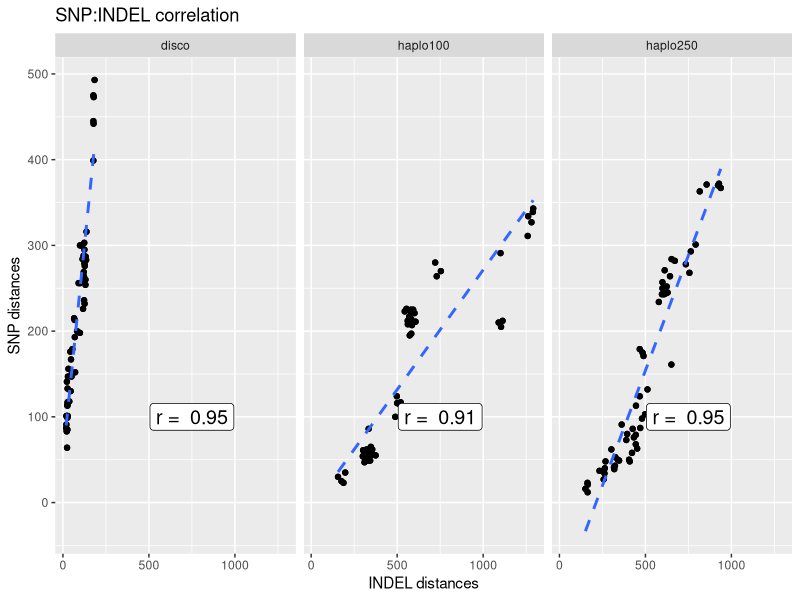
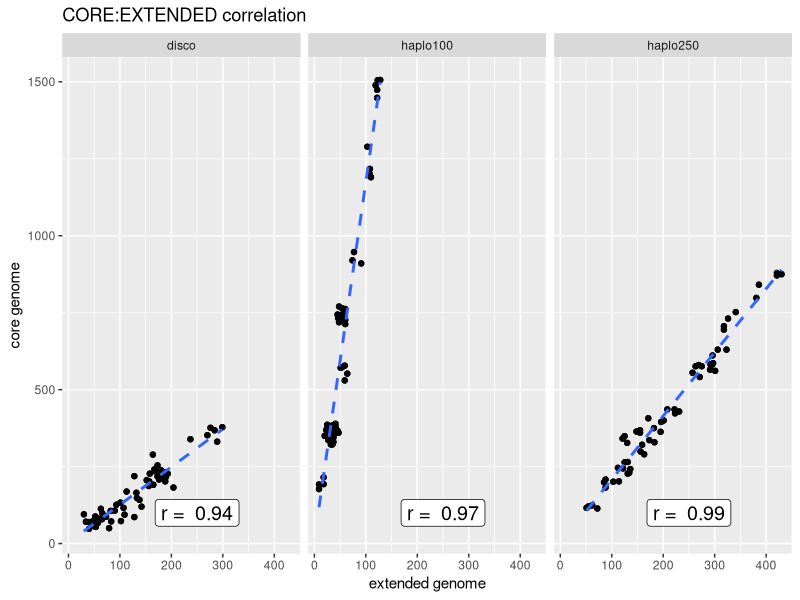
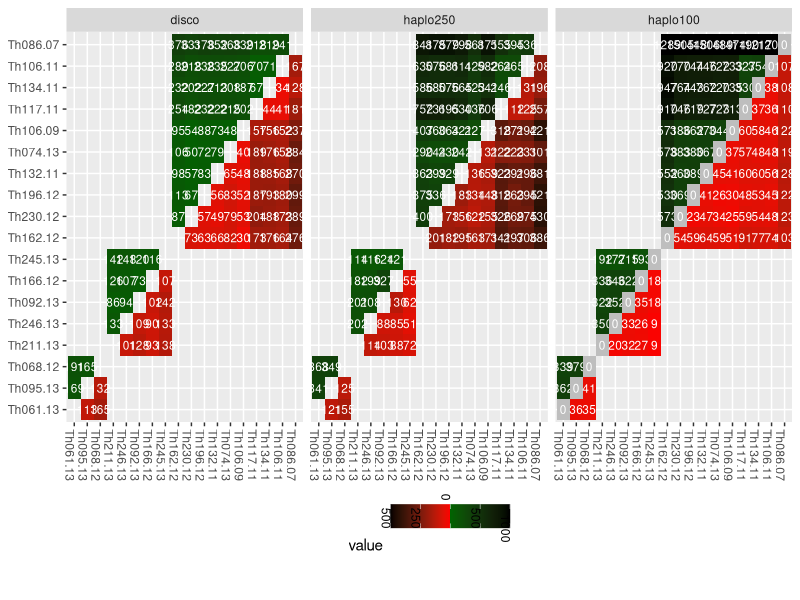
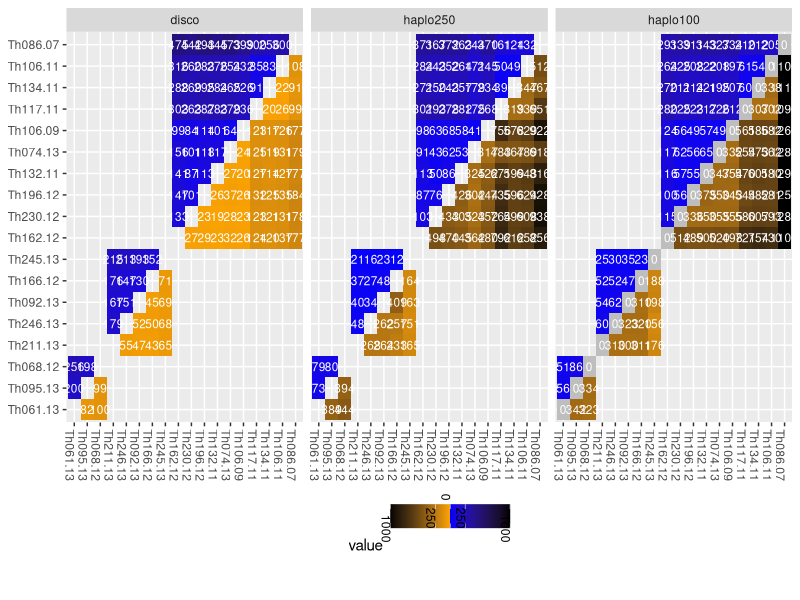
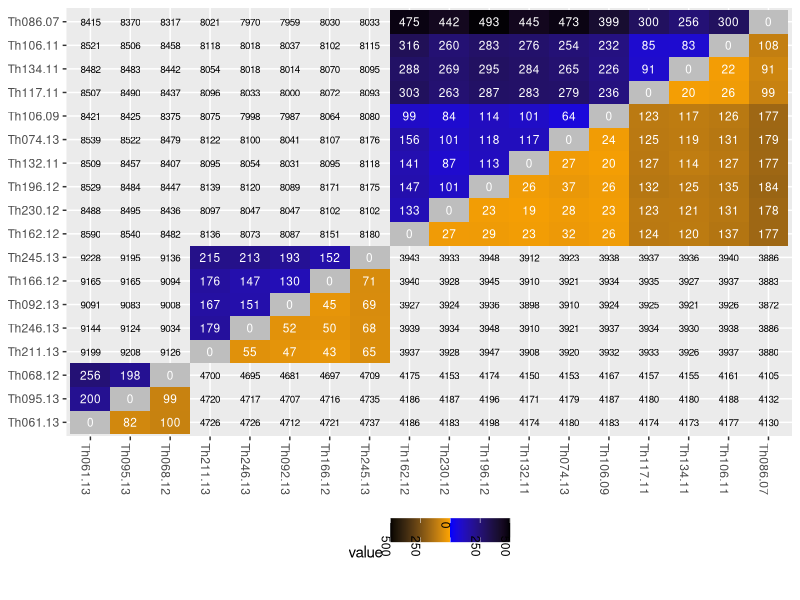

These figures' R source, in order:
## ---- chunk 1
library(ggplot2)
library(hexbin)
library(reshape2)
library(knitr)

library(gridExtra)
library(grid)
library(ggplot2)
library(lattice)
opts_chunk$set(fig.width=20, fig.height=8,dev=c('png','postscript'),warning=F)
#opts_chunk$set(fig.width=20, fig.height=8,dev=c('png'),warning=F)

## ---- chunk 2
g_legend<-function(a.gplot){
  tmp <- ggplot_gtable(ggplot_build(a.gplot))
  leg <- which(sapply(tmp$grobs, function(x) x$name) == "guide-box")
  legend <- tmp$grobs[[leg]]
  return(legend)}

reflect<-function(mat){
  mat[lower.tri(mat)] <- t(mat)[lower.tri(mat)]
  return(mat)
  }

tree_order <- c(
  "Th061.13", "Th095.13", "Th068.12",
  "Th211.13","Th246.13", "Th092.13","Th166.12", "Th245.13", 
  "Th162.12", "Th230.12","Th196.12","Th132.11", "Th074.13", "Th106.09", "Th117.11", "Th134.11", "Th106.11","Th086.07"
)
clades <- c(
  rep(1,3),
  rep(2,5),
  rep(3,10)
  )
names(clades)<-tree_order
clades


## ---- chunk 3
callboth <- read.table("thies_disco.callAll.FILT.m0.5.dist.tab.txt",sep="\t")
callboth <- reflect(callboth)
callboth$from=rownames(callboth)
callboth <- melt(callboth,variable.name = "to",value.name="both")
callMax <- read.table("thies_disco.FILT.dist.tab.txt",sep="\t")
callMax <- reflect(callMax)
callMax$from=rownames(callMax)
callMax <- melt(callMax,variable.name = "to",value.name="max")


callsnp <- read.table("thies_disco.FILT.m0.5.SNP.tab.txt",sep="\t")
callsnp$from=rownames(callsnp )
callsnp  <- melt(callsnp ,variable.name = "to",value.name="snp")

callindel <- read.table("thies_disco.FILT.m0.5.INDEL.tab.txt",sep="\t")
callindel $from=rownames(callindel )
callindel  <- melt(callindel ,variable.name = "to",value.name="indel")


callCfDisco <- merge(merge(callboth,callMax),merge(callsnp,callindel))
callCfDisco <- callCfDisco[!is.na(callCfDisco$snp),]
callCfDisco <- callCfDisco[callCfDisco$from != callCfDisco$to,]

#callCfDisco <- callCfDisco[callCfDisco$snp <= 1000,]
callCfDisco$prog <- "disco"
## ---- chunk 4

callbothGATK100 <- read.table("thies_haplo100.callAll.FILT.m0.5.dist.tab.txt",sep="\t")
callbothGATK100 <- reflect(callbothGATK100)
callbothGATK100$from=rownames(callbothGATK100)
callbothGATK100 <- melt(callbothGATK100,variable.name = "to",value.name="both")
callMaxGATK100 <- read.table("thies_haplo100.FILT.m0.5.dist.tab.txt",sep="\t")
callMaxGATK100 <- reflect(callMaxGATK100)
callMaxGATK100$from=rownames(callMaxGATK100)
callMaxGATK100 <- melt(callMaxGATK100,variable.name = "to",value.name="max")

callsnpGATK100 <- read.table("thies_haplo100.FILT.m0.5.SNP.tab.txt",sep="\t")
callsnpGATK100$from=rownames(callsnpGATK100)
callsnpGATK100 <- melt(callsnpGATK100,variable.name = "to",value.name="snp")
callindelGATK100 <- read.table("thies_haplo100.FILT.m0.5.INDEL.tab.txt",sep="\t")
callindelGATK100$from=rownames(callindelGATK100)
callindelGATK100 <- melt(callindelGATK100,variable.name = "to",value.name="indel")


callCfGATK100 <- merge(merge(callsnpGATK100,callindelGATK100),merge(callbothGATK100,callMaxGATK100))
callCfGATK100 <- callCfGATK100[!is.na(callCfGATK100$both),]
callCfGATK100 <- callCfGATK100[callCfGATK100$from != callCfGATK100$to,]
head(callCfGATK100)

#callCfGATK100 <- callCfGATK100[callCfGATK100$both > 0,]

#callCfGATK100 <- callCfGATK100[callCfGATK100$both <= 5000,]
callCfGATK100$prog <- "haplo100"

## ---- chunk 5

callbothGATK250 <- read.table("thies_haplo250.callAll.FILT.m0.5.dist.tab.txt",sep="\t")
callbothGATK250 <- reflect(callbothGATK250)
callbothGATK250$from=rownames(callbothGATK250)
callbothGATK250 <- melt(callbothGATK250,variable.name = "to",value.name="both")
callMaxGATK250 <- read.table("thies_haplo250.FILT.m0.5.dist.tab.txt",sep="\t")
callMaxGATK250 <- reflect(callMaxGATK250)
callMaxGATK250$from=rownames(callMaxGATK250)
callMaxGATK250 <- melt(callMaxGATK250,variable.name = "to",value.name="max")

callsnpGATK250 <- read.table("thies_haplo250.FILT.m0.5.SNP.tab.txt",sep="\t")
callsnpGATK250$from=rownames(callsnpGATK250)
callsnpGATK250 <- melt(callsnpGATK250,variable.name = "to",value.name="snp")
callindelGATK250 <- read.table("thies_haplo250.FILT.m0.5.INDEL.tab.txt",sep="\t")
callindelGATK250$from=rownames(callindelGATK250)
callindelGATK250 <- melt(callindelGATK250,variable.name = "to",value.name="indel")


callCfGATK250 <- merge(merge(callsnpGATK250,callindelGATK250),merge(callbothGATK250,callMaxGATK250))
callCfGATK250 <- callCfGATK250[!is.na(callCfGATK250$both),]
callCfGATK250 <- callCfGATK250[callCfGATK250$from != callCfGATK250$to,]
head(callCfGATK250)

#callCfGATK250 <- callCfGATK250[callCfGATK250$both > 0,]

#callCfGATK250 <- callCfGATK250[callCfGATK250$both <= 5000,]
callCfGATK250$prog <- "haplo250"

## ---- chunk 6

callCf <- rbind(callCfDisco,callCfGATK100,callCfGATK250)


samples <- read.table("Thies.samples.txt",col.names=c("ID","lane","dataset","sample","bam"))
samples <- unique(samples[,c("ID","sample")])
snames <- samples[,c("ID")]; samples<- as.character(samples[,c("sample")]) ; names(samples) <- snames
callCf$from[! callCf$from %in% samples] <- samples[as.character(callCf$from[! callCf$from %in% samples])]
names(samples) <- gsub('-',".",snames)
callCf$to[! callCf$to %in% samples] <- samples[as.character(callCf$to[! callCf$to %in% samples])]

callCf$to <- factor(callCf$to,levels=tree_order,ordered=T)
callCf$from <- factor(callCf$from,levels=tree_order,ordered=T)
callCfDisco$to <- factor(callCfDisco$to,levels=tree_order,ordered=T)
callCfDisco$from <- factor(callCfDisco$from,levels=tree_order,ordered=T)

callCf$related=clades[callCf$from]==clades[callCf$to]
callCf$extended <- callCf$max-callCf$both

callCf$prog <- factor(callCf$prog,levels=c("disco","haplo250","haplo100"),ordered=T)

callCfAll<-callCf

## ---- chunk 7

callCf <- subset(callCf,related==T)

discoSI <- cor.test(callCf[callCf$prog=="disco","snp"],callCf[callCf$prog=="disco","indel"])
haplo100SI <- cor.test(callCf[callCf$prog=="haplo100","snp"],callCf[callCf$prog=="haplo100","indel"])
haplo250SI <- cor.test(callCf[callCf$prog=="haplo250","snp"],callCf[callCf$prog=="haplo250","indel"])
discoCM <- cor.test(callCf[callCf$prog=="disco","both"],callCf[callCf$prog=="disco","max"])
haplo100CM <- cor.test(callCf[callCf$prog=="haplo100","both"],callCf[callCf$prog=="haplo100","max"])
haplo250CM <- cor.test(callCf[callCf$prog=="haplo250","both"],callCf[callCf$prog=="haplo250","max"])
discoCE <- cor.test(callCf[callCf$prog=="disco","both"],callCf[callCf$prog=="disco","extended"])
haplo100CE <- cor.test(callCf[callCf$prog=="haplo100","both"],callCf[callCf$prog=="haplo100","extended"])
haplo250CE <- cor.test(callCf[callCf$prog=="haplo250","both"],callCf[callCf$prog=="haplo250","extended"])

corrs <- data.frame("prog"=c("disco","haplo100","haplo250"),
          "SI" = c(discoSI$estimate,haplo100SI$estimate,haplo250SI$estimate),
          "CM" = c(discoCM$estimate,haplo100CM$estimate,haplo250CM$estimate),
          "CE" = c(discoCE$estimate,haplo100CE$estimate,haplo250CE$estimate))


# discoSI
# ggplot(subset(callCf,prog=="disco"),aes(y=snp,x=indel)) + geom_point() +  
#   geom_label(y=100,x=150,label=paste("r = ",round(discoSI$estimate,2)),size=5) +
#   ggtitle("Discovar calls - SNP:INDEL correlation")
# 
# discoCM
# ggplot(subset(callCf,prog=="disco"),aes(y=both,x=max)) + geom_point() +  
#   geom_label(y=100,x=150,label=paste("r = ",round(discoCM$estimate,2)),size=5) +
#   ggtitle("Discovar calls - accessible:inaccessible correlation")
# #ggplot(callCf,aes(x=both,y=haplo)) + geom_point(aes(y=disco),colour="red")



ggplot(subset(callCf,from != to),aes(y=snp,x=indel)) + geom_point() + geom_smooth(method = lm,se = F,linetype=2) +
  facet_grid(. ~ prog)+
  ggtitle("SNP:INDEL correlation")+
  geom_label(data=corrs,aes(y=100,x=750,label=paste("r = ",round(SI,2))),size=5) +
  theme(legend.position="bottom") + xlab("INDEL distances") + ylab("SNP distances")

# ggplot(callCf,aes(y=both,x=max)) + geom_point() + geom_smooth(method = lm,se = F,linetype=2) +
#   facet_grid(. ~ prog)+
#   ggtitle("CORE:MAX correlation")+
#   geom_label(data=corrs,aes(y=100,x=1000,label=paste("r = ",round(CM,3))),size=5) +
#   theme(legend.position="bottom") + xlab("extended genome") + ylab("core genome")

ggplot(subset(callCf,from != to),aes(y=both,x=extended)) + geom_point() + geom_smooth(method = lm,se = F,linetype=2) +
  facet_grid(. ~ prog)+
  ggtitle("CORE:EXTENDED correlation")+
  geom_label(data=corrs,aes(y=100,x=250,label=paste("r = ",round(CE,2))),size=5) +
  theme(legend.position="bottom") + xlab("extended genome") + ylab("core genome")


## ---- chunk 8
levels(callCf$to)
levels(callCf$from)
length(callCf$to>callCf$from)
sum(callCf$to>callCf$from)
cbind(callCf$to,callCf$from,callCf$to>=callCf$from)
callCf <- callCf[callCf$to >= callCf$from,]


dcol = scale_fill_gradient(low="blue",high="black")
vxlab <- theme(axis.text.x = element_text(angle = -90, hjust = 1))  
vxleg <- theme(legend.position="bottom",legend.text = element_text(angle = -90,hjust=-1), axis.title=element_blank())
# ggplot(callCf) + 
#   geom_tile(aes(x=from,y=to,fill=extended),size=1) + 
#   geom_text(aes(x=from,y=to,label=extended), size=3,colour="white") + 
#   facet_grid(. ~ prog) + dcol + vxlab
# 
# ggplot(callCf) + 
#   geom_tile(aes(x=to,y=from,fill=both),size=1) + 
#   geom_text(aes(x=to,y=from,label=extended), size=3,colour="white") + 
#   facet_grid(. ~ prog) + dcol + vxlab
# 

callCfCX <- melt(callCf[,c("from","to","prog","related","both","extended")])
callCfCX <- subset(callCfCX,related==T)
callCfCX$from <- factor(callCfCX$from,levels=tree_order,ordered=T)
callCfCX$to <- factor(callCfCX$to,levels=tree_order,ordered=T)

callCfSI <- melt(callCf[,c("from","to","prog","related","snp","indel")])
callCfSI <- subset(callCfSI,related==T)
callCfSI$from <- factor(callCfSI$from,levels=tree_order,ordered=T)
callCfSI$to <- factor(callCfSI$to,levels=tree_order,ordered=T)


colscale <- (c(-500,-0.001,0,0.001,500)+500)/(500+500)
cxcol <- scale_fill_gradientn(colors = c("black","red","grey","dark green","black"),
                              values =colscale,na.value = "black",
                              breaks =c(-1000,-500,0,500,1000),
                              labels=c(500,250,0,500,1000),
                              limits=c(-1000,1000))

ggplot(data=callCfCX,aes(x=from,y=to,fill=value,label=value)) + 
  geom_tile(data=subset(callCfCX,variable=="both"),size=1) + 
  geom_text(data=subset(callCfCX,variable=="both"), size=3,colour="white") + 
  geom_tile(data=subset(callCfCX,variable=="extended"),aes(x=to,y=from,fill=value*-2),size=1) + 
  geom_text(data=subset(callCfCX,variable=="extended"),aes(x=to,y=from,label=value), size=3,colour="white") + 
  facet_grid(. ~ prog) + cxcol + vxlab + vxleg

iscol <- scale_fill_gradientn(colors = c("black","orange","grey","blue","black"),
                              values =colscale,na.value = "black",
                              breaks =c(-1000,-250,0,250,1000),
                              labels=c(1000,250,0,250,1000),
                              limits=c(-1000,1000))
ggplot(data=callCfSI,aes(x=from,y=to,fill=value,label=value)) + 
  geom_tile(data=subset(callCfSI,variable=="snp"),size=1) + 
  geom_text(data=subset(callCfSI,variable=="snp"), size=3,colour="white") + 
  geom_tile(data=subset(callCfSI,variable=="indel"),aes(x=to,y=from,fill=value*-1),size=1) + 
  geom_text(data=subset(callCfSI,variable=="indel"),aes(x=to,y=from,label=value), size=3,colour="white") + 
  facet_grid(. ~ prog) + iscol + vxlab + vxleg

## ---- chunk 9

opts_chunk$set(fig.width=12, fig.height=13,dev=c('png','postscript'),warning=F)

## ---- chunk 10
iscol <- scale_fill_gradientn(colors = c("black","orange","grey","blue","black"),
                              values =colscale,na.value = "black",
                              breaks =c(-500,-250,0,250,500),
                              labels=c(500,250,0,250,500),
                              limits=c(-500,500))
callCfSIAll <- melt(callCfAll[,c("from","to","prog","related","snp","indel")])
callCfSIAll$from <- factor(callCfSIAll$from,levels=tree_order,ordered=T)
callCfSIAll$to <- factor(callCfSIAll$to,levels=tree_order,ordered=T)
callCfSIAll <- callCfSIAll[callCfSIAll$to >= callCfSIAll$from,]
diags <- data.frame("from"=unique(callCfSIAll$from),"to"=unique(callCfSIAll$from))
diags$prog="disco"
diags$related=T
diags$variable="snp"
diags$value=0
callCfSIAll <- rbind(callCfSIAll,diags)


ggplot(data=subset(callCfSIAll,prog=="disco"),aes(x=from,y=to,fill=value,label=value)) + 
  geom_tile(data=subset(callCfSIAll,prog=="disco" & variable=="snp" & related==T),size=1) + 
  geom_text(data=subset(callCfSIAll,prog=="disco" & variable=="snp" & related==T), size=3,colour="white") + 
  geom_tile(data=subset(callCfSIAll,prog=="disco" & variable=="indel" & related==T),aes(x=to,y=from,fill=value*-1),size=1) + 
  geom_text(data=subset(callCfSIAll,prog=="disco" & variable=="indel" & related==T),aes(x=to,y=from,label=value), size=3,colour="white") + 
  
  geom_text(data=subset(callCfSIAll,prog=="disco" & variable=="snp" & related==F), size=2.5,colour="black") + 
  geom_text(data=subset(callCfSIAll,prog=="disco" & variable=="indel" & related==F),aes(x=to,y=from,label=value), size=2.5,colour="black") + 
  iscol + vxlab + vxleg
